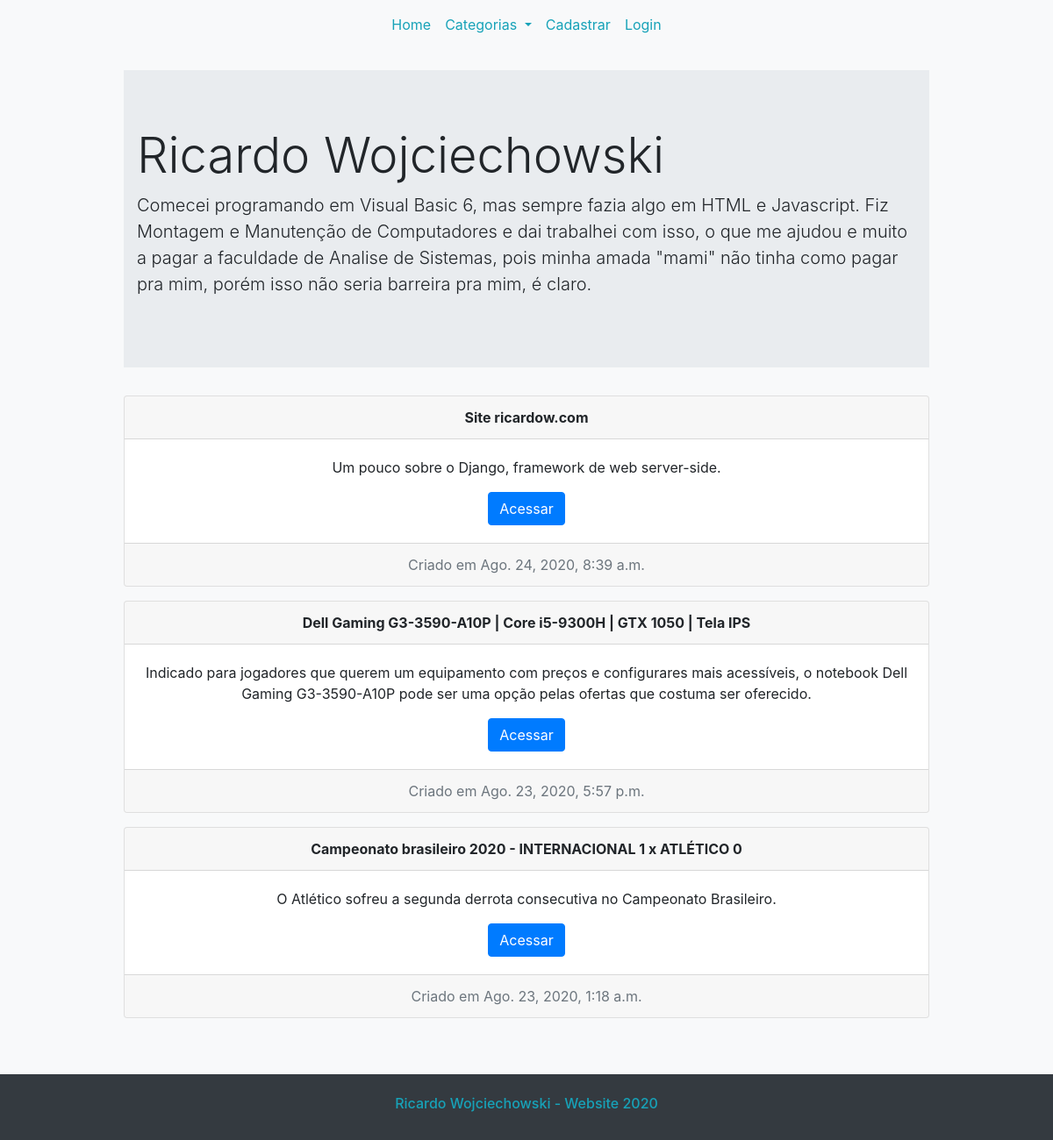
The app's page /, older data.
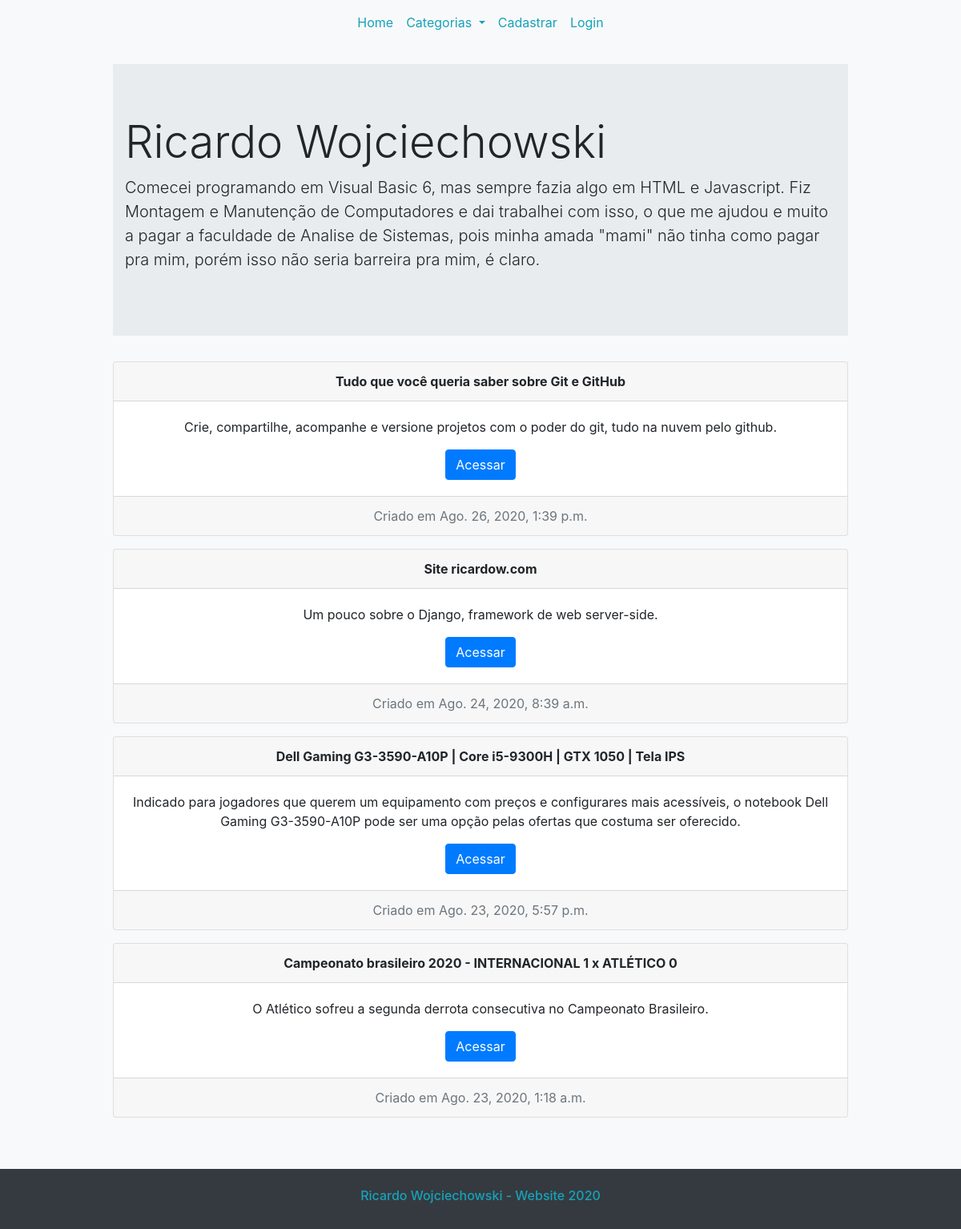
The same page, newer data.
### blog/models.py (models this page shows, shortened)
class Post(models.Model):
    title = models.CharField(max_length=255)
    header_image = models.ImageField(null=True,
                                     blank=True,
                                     upload_to="images/")
    author = models.ForeignKey(User, on_delete=models.CASCADE)
    body = RichTextField(blank=True, null=True)
    post_date = models.DateTimeField(auto_now_add=True)
    category = models.CharField(max_length=255, default='sem categoria')
    snippet = models.CharField(max_length=255, default='Resumo do post')
    likes = models.ManyToManyField(User, related_name='blog_posts')

### blog/views.py (the view)
# urls.py: path('', HomeView.as_view(), name="home"),
class HomeView(ListView):
    model = Post
    template_name = 'home.html'
    ordering = ['-post_date']
    def get_context_data(self, *args, **kwargs):
        categories_menu = Category.objects.all()
        context = super(HomeView, self).get_context_data(*args, **kwargs)
        context["categories_menu"] = categories_menu
        return context

### blog/models.py (called while the page is built)
    def __str__(self):
        return self.name

### templates/home.html
{% extends 'base.html' %} {% block content %}
<div class="mx-auto" style="width: 80%">
  <div class="row">
    <div class="jumbotron jumbotron-fluid" style="width: 100%">
      <div class="container">
        <h1 class="display-4">Ricardo Wojciechowski</h1>
        <p class="lead">
          Comecei programando em Visual Basic 6, mas sempre fazia algo em HTML e Javascript. Fiz Montagem e Manutenção de Computadores e dai trabalhei com isso, o que me ajudou e muito a pagar a faculdade de Analise de Sistemas, pois minha amada "mami" não tinha como pagar pra mim, porém isso não seria barreira pra mim, é claro.
      </div>
    </div>
    {% for post in object_list %}
      <div class="card text-center mb-3"style="width: 100%">
        <div class="card-header" style="font-weight: bolder">
          {{ post.title }}
        </div>
        <div class="card-body">
          <p class="card-text">{{ post.snippet | safe }}</p>
          <a href="{% url 'article-detail' post.pk %}" class="btn btn-primary">Acessar</a>
        </div>
        <div class="card-footer text-muted">
          Criado em {{ post.post_date }}
        </div>
      </div>
    {% endfor %}
  </div>
</div>
{% endblock %}

Row changes from the older to the newer data that the page shows:
added Post: title "Tudo que você queria saber sobre Git e GitHub", snippet "Crie, compartilhe, acompanhe e versione projetos com o poder do git, tudo na nuvem pelo github.", post_date "Ago. 26, 2020, 1:39 p.m."
